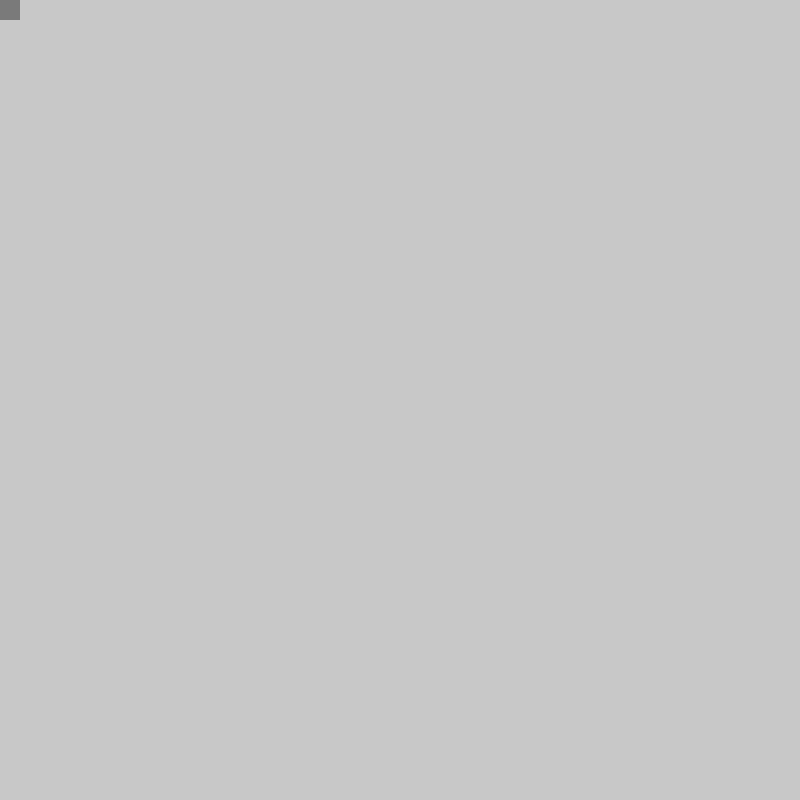
Frame 1 (no input)
Frame 60 (the mouse pressed at the canvas centre just before this capture): identical to frame 1, image omitted
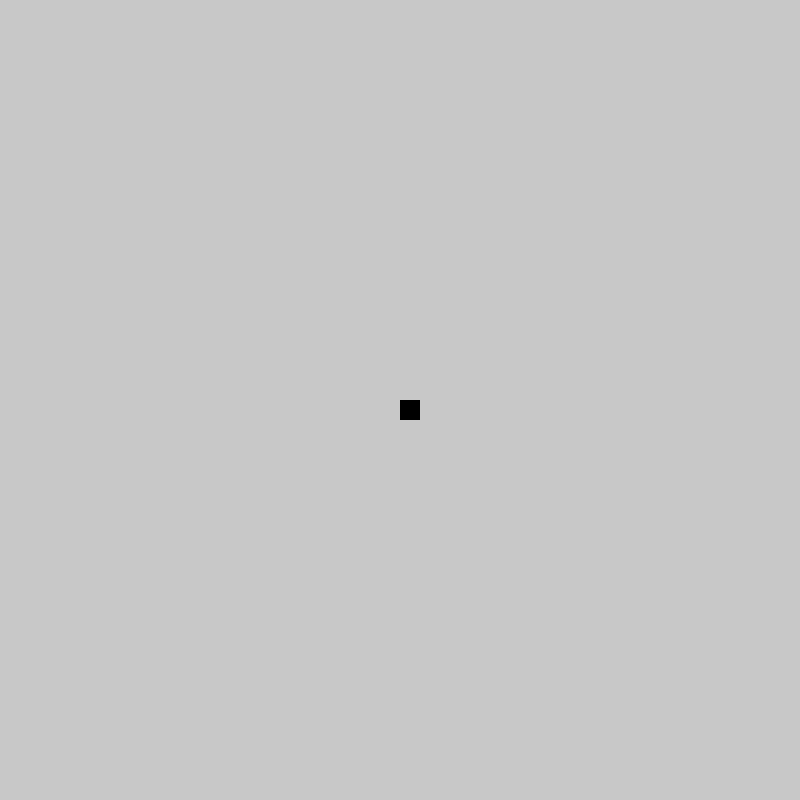
Frame 120 (the mouse held since frame 60 and released just before this capture)

The Processing sketch that drew these frames (run headless with seeded random() and noise(); from frame 60 on, the mouse is pressed at the canvas centre):

// Processing sketch: DrawingOffscreen
// ── DrawingOffscreen.pde

/*
DRAWING OFFSCREEN
Jeff Thompson | 2017 | jeffreythompson.org

If you want onscreen interface elements like a cursor
or text feedback but don't want that included in your
saved image, you can draw to an offscreen "buffer"* using
Processing's PGraphics class.

A "buffer" in this sense is a space in memory, like a 
virtual screen we can draw to without displaying it. We
can draw shapes to it and do anything else possible in a
normal Processing sketch.

This can be helpful for things like interactive drawing
apps, but also for rendering really big images without
having to display the results on screen (which can be
much slower).

CHALLENGES:
1. What other forms could your homemade cursor take? Can
   you use push/popMatrix() to draw the cursor? Can you
   move it to a special drawCursor() function?

*/


PGraphics pg;    // a PGraphics "buffer" where we can draw to


void setup() {
  size(800,800);
  noCursor();
  
  // create the PGraphics buffer at the same size
  // as our sketch window
  pg = createGraphics(width,height);
}

void draw() {
  
  // PGraphics has a clear background, so we
  // have to redraw the background every frame
  background(200);
  
  // draw the PGraphics image onscreen
  image(pg, 0,0);
  
  // draw our cursor (and anything else we don't
  // want in our output image like text, menus, etc
  fill(0, 100);                // semi-transparent lets us see the drawing underneath
  noStroke();
  rect(mouseX,mouseY, 20,20);
}


// when the mouse is pressed, draw a
// square to the PGraphics image
void mousePressed() {
  pg.beginDraw();                  // start drawing to PGraphics
  pg.fill(0);                      // note that we use pg.<command>
  pg.noStroke();
  pg.rect(mouseX,mouseY, 20,20);
  pg.endDraw();                    // endDraw() to update for display
}


// to save our PGraphics but not the entire screen
// (which would have our cursor, etc), call the .save()
// command on the PGraphics instance
void keyPressed() {
  if (key == 's') {
    pg.save("MySuperCoolDrawing.png");
  }
}
